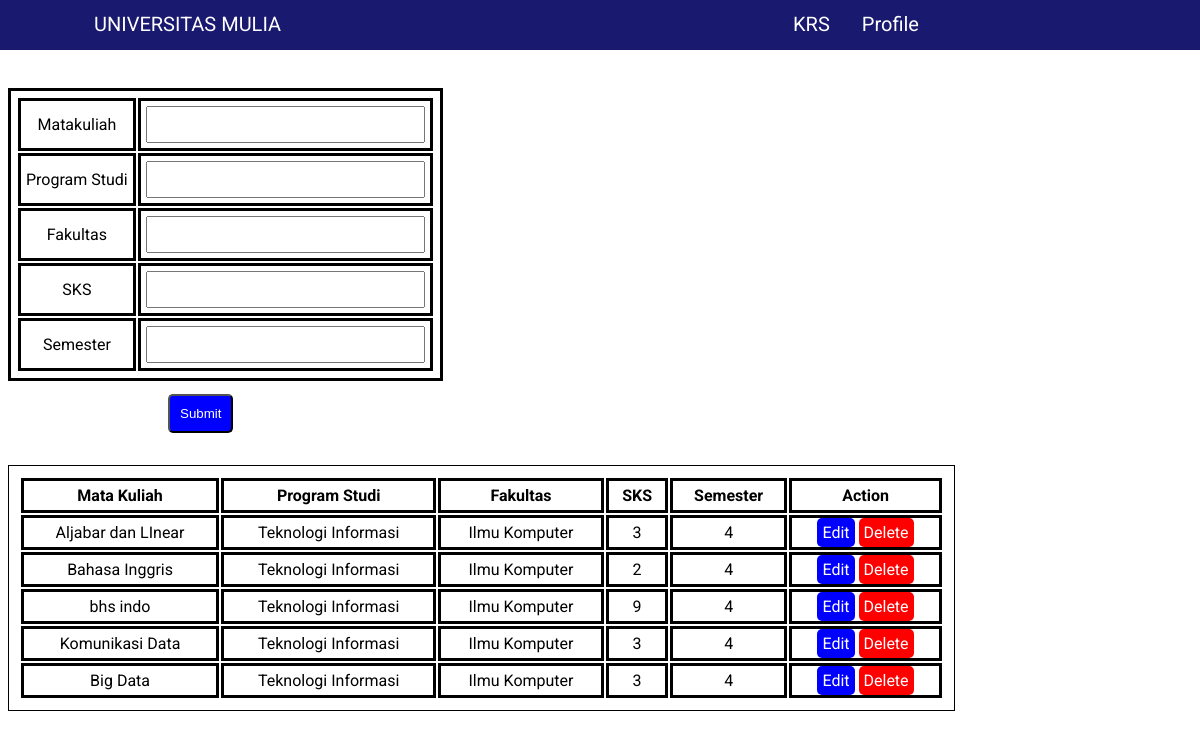
The app's page /dashAdm.php (signed in) with its own data.
### tables this page shows
CREATE TABLE `matakuliah` (
  `idmk` int(11) NOT NULL,
  `mk` varchar(45) NOT NULL,
  `prodi` varchar(45) NOT NULL,
  `fakultas` varchar(45) NOT NULL,
  `sks` int(45) NOT NULL,
  `semester_mk` int(45) NOT NULL
);

### dashAdm.php (the view, shortened to what this page needs)
<?php
require "function.php";
?>
<!DOCTYPE html>
<html lang="en">
<head>
    <link rel="stylesheet" href="css/dashAdm.css">
</head>
<body>
    <div class="navbar">
        <ul>
            <li class="brand"><a href="dashAdm.php">UNIVERSITAS MULIA</a></li>
            <li class="link"><a href="krs.php">KRS</a></li>
            <li class="link"><a href="">Profile</a></li>
        </ul>
    </div>
    <div class="mk">
    <form action="" method="post">
            <table>
                <tr>
                    <td>Matakuliah</td>
                    <td>
                        <input type="text" name="mk">
                    </td>
                </tr>
                <tr>
                    <td>Program Studi</td>
                    <td><input type="text" name="prodi" ></td>
                </tr>
                <tr>
                    <td>Fakultas</td>
                    <td><input type="text" name="fakultas" ></td>
                </tr>
                <tr>
                    <td>SKS</td>
                    <td><input type="text" name="sks"></td>
                </tr>
                <tr>
                    <td>Semester</td>
                    <td><input type="text" name="semester_mk"></td>
                </tr>
            </table>
            <button type="submit" name="submit">Submit</button>
        </form>
    </div>
    <div class="matakuliah">
        <table style="width:80%">
            <tr>
                <th>Mata Kuliah</th>
                <th>Program Studi</th>
                <th>Fakultas</th>
                <th>SKS</th>
                <th>Semester</th>
                <th>Action</th>
            </tr>
            <?php
            $matakuliah = mysqli_query($conn, "SELECT * FROM matakuliah");
            while($data = mysqli_fetch_array($matakuliah)) {
            echo "<tr>";
                echo "<td>". $data['mk'] . "</td>";
                echo "<td>". $data['prodi'] . "</td>";
                echo "<td>". $data['fakultas'] . "</td>";
                echo "<td>". $data['sks'] . "</td>";
                echo "<td>". $data['semester_mk'] . "</td>";
                echo "<td>
                        <a href='edit.php?id=".$data['idmk']."' class='btn-edit'>Edit</a>
                        <a href='deleteMk.php?id=".$data['idmk']."' class='btn-delete'>Delete</a>
                    </td>";
            echo "</tr>";
            } ?>
        </table>
    </div>
</body>
</html>

### css/dashAdm.css (style rules this page uses)
.navbar ul { list-style-type: none; margin: 0; padding: 0; overflow: hidden; background-color: #191970; margin: -10px -10px; }
.navbar li { float: left; }
.navbar .brand { margin-right: 30em; margin-left: 5em; }
.navbar li a { display: block; color: white; text-align: center; padding: 14px 16px; text-decoration: none; font-family: "Roboto"; font-size: 20px; }
.matakuliah table { margin-top: 2em; }
.matakuliah table, th, td { border: 1px solid black; text-align: center; font-family: 'Roboto'; padding: 10px; }
form { margin-top: 3em; }
form input { padding: 5px; font-size: 20px; }
form button { margin-top: 1em; margin-left: 12em; background-color: blue; color: white; border-radius: 5px; padding: 10px; }
table, th, td { font-family: 'Roboto'; border: solid black; padding: 5px; }
.btn-edit { background-color: blue; color: white; padding: 5px; border-radius: 5px; text-decoration: none; }
.btn-delete { background-color: red; color: white; padding: 5px; border-radius: 5px; text-decoration: none; }

### records on screen
matakuliah: mk "Aljabar dan LInear", prodi "Teknologi Informasi", fakultas "Ilmu Komputer", sks "3", semester_mk "4"
matakuliah: mk "Bahasa Inggris", prodi "Teknologi Informasi", fakultas "Ilmu Komputer", sks "2", semester_mk "4"
matakuliah: mk "bhs indo", prodi "Teknologi Informasi", fakultas "Ilmu Komputer", sks "9", semester_mk "4"
matakuliah: mk "Komunikasi Data", prodi "Teknologi Informasi", fakultas "Ilmu Komputer", sks "3", semester_mk "4"
matakuliah: mk "Big Data", prodi "Teknologi Informasi", fakultas "Ilmu Komputer", sks "3", semester_mk "4"
